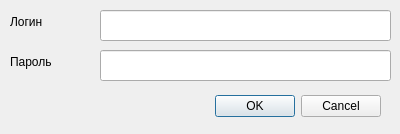
<?xml version="1.0" encoding="UTF-8"?>
<ui version="4.0">
 <class>LoginForm</class>
 <widget class="QDialog" name="LoginForm">
  <property name="geometry">
   <rect>
    <x>0</x>
    <y>0</y>
    <width>400</width>
    <height>134</height>
   </rect>
  </property>
  <property name="windowTitle">
   <string>Dialog</string>
  </property>
  <widget class="QDialogButtonBox" name="buttonBox">
   <property name="geometry">
    <rect>
     <x>40</x>
     <y>90</y>
     <width>341</width>
     <height>32</height>
    </rect>
   </property>
   <property name="orientation">
    <enum>Qt::Horizontal</enum>
   </property>
   <property name="standardButtons">
    <set>QDialogButtonBox::Cancel|QDialogButtonBox::Ok</set>
   </property>
  </widget>
  <widget class="QLabel" name="label">
   <property name="geometry">
    <rect>
     <x>10</x>
     <y>10</y>
     <width>71</width>
     <height>23</height>
    </rect>
   </property>
   <property name="text">
    <string>Логин</string>
   </property>
  </widget>
  <widget class="QLabel" name="label_2">
   <property name="geometry">
    <rect>
     <x>10</x>
     <y>50</y>
     <width>71</width>
     <height>23</height>
    </rect>
   </property>
   <property name="text">
    <string>Пароль</string>
   </property>
  </widget>
  <widget class="QLineEdit" name="edt_login">
   <property name="geometry">
    <rect>
     <x>100</x>
     <y>10</y>
     <width>291</width>
     <height>31</height>
    </rect>
   </property>
  </widget>
  <widget class="QLineEdit" name="edt_password">
   <property name="geometry">
    <rect>
     <x>100</x>
     <y>50</y>
     <width>291</width>
     <height>31</height>
    </rect>
   </property>
  </widget>
 </widget>
 <resources/>
 <connections>
  <connection>
   <sender>buttonBox</sender>
   <signal>accepted()</signal>
   <receiver>LoginForm</receiver>
   <slot>accept()</slot>
   <hints>
    <hint type="sourcelabel">
     <x>248</x>
     <y>254</y>
    </hint>
    <hint type="destinationlabel">
     <x>157</x>
     <y>274</y>
    </hint>
   </hints>
  </connection>
  <connection>
   <sender>buttonBox</sender>
   <signal>rejected()</signal>
   <receiver>LoginForm</receiver>
   <slot>reject()</slot>
   <hints>
    <hint type="sourcelabel">
     <x>316</x>
     <y>260</y>
    </hint>
    <hint type="destinationlabel">
     <x>286</x>
     <y>274</y>
    </hint>
   </hints>
  </connection>
 </connections>
</ui>
